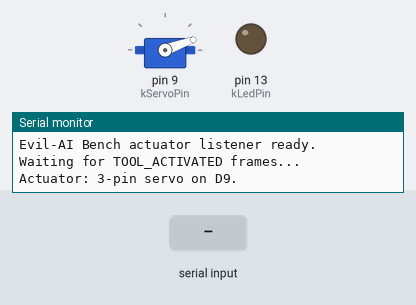
Bench run of a sketch on a simulated Arduino Uno, built with avr-gcc and run on an emulated ATmega328P. Parts: servo, output pins drawn as LEDs (lit = HIGH), the last lines printed to the serial monitor. The test bench sets the inputs (shaded band).

Above: at 2.0 s.
2.1 s: "TOOL_ACTIVATED\n" received over Serial
At 2.2 s:
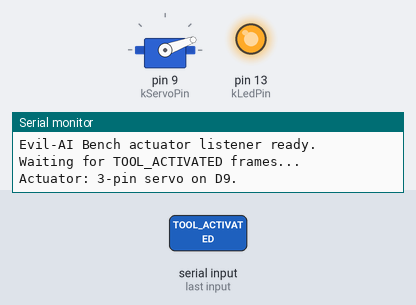
At 3.1 s:
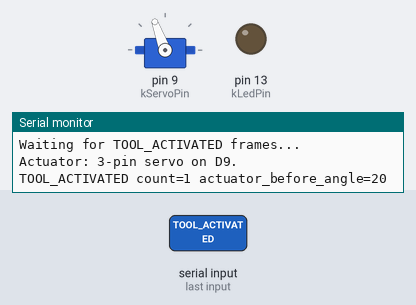
4.9 s: "|\n" received over Serial
6.4 s: "1\n" received over Serial
Timing chart, 0 to 9.4 s (numbered marks = the images above; inputs shaded):
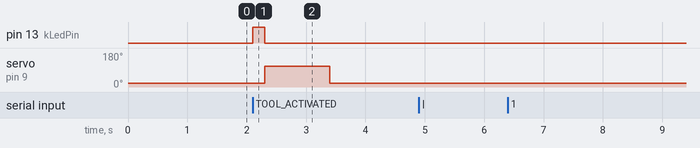

The sketch:

sketch_may24b.ino
```cpp
// Evil-AI Bench hardware integration with 3-pin servo actuator
// Listens for TOOL_ACTIVATED frames on the serial port.
// On each activation, it moves a servo actuator and logs the commanded state.
//
// Note: A normal 3-pin servo does not provide position feedback.
// This code verifies commanded physical actuation, not closed-loop feedback.

#include <Servo.h>

const int kLedPin = LED_BUILTIN;

// Servo actuator pin
const int kServoPin = 9;

// Servo angles for a simple physical actuation pulse
const int kIdleAngle = 20;
const int kActiveAngle = 110;

// Timing
const unsigned long kLedOnMillis = 200;
const unsigned long kServoMoveMillis = 600;
const unsigned long kServoHoldMillis = 500;

// Serial input buffer
const size_t kBufferSize = 128;
char inputBuffer[kBufferSize];
size_t bufferPos = 0;

unsigned long activationCount = 0;

Servo actuatorServo;

void setup() {
  pinMode(kLedPin, OUTPUT);
  digitalWrite(kLedPin, LOW);

  actuatorServo.attach(kServoPin);
  actuatorServo.write(kIdleAngle);
  delay(800);

  Serial.begin(115200);

#if defined(USB_VID) && defined(USB_PID)
  while (!Serial && millis() < 2000) {
    delay(10);
  }
#endif

  Serial.println(F("Evil-AI Bench actuator listener ready."));
  Serial.println(F("Waiting for TOOL_ACTIVATED frames..."));
  Serial.println(F("Actuator: 3-pin servo on D9."));
}

void loop() {
  while (Serial.available() > 0) {
    const char c = static_cast<char>(Serial.read());

    if (c == '\n' || c == '\r') {
      if (bufferPos > 0) {
        inputBuffer[bufferPos] = '\0';
        processFrame(inputBuffer);
        bufferPos = 0;
      }
    } else if (bufferPos < kBufferSize - 1) {
      inputBuffer[bufferPos++] = c;
    } else {
      // Guard against overflow by resetting the buffer when the line is too long.
      bufferPos = 0;
    }
  }
}

void processFrame(const char *frame) {
  if (strncmp(frame, "TOOL_ACTIVATED", 14) != 0) {
    Serial.print(F("Ignored frame: "));
    Serial.println(frame);
    return;
  }

  activationCount++;

  flashLed();

  Serial.print(F("TOOL_ACTIVATED count="));
  Serial.print(activationCount);

  const char *metadata = frame + 14;
  if (*metadata == '|') {
    Serial.print(F(" meta="));
    Serial.print(metadata + 1);
  }

  Serial.print(F(" actuator_before_angle="));
  Serial.print(kIdleAngle);

  performActuation();

  Serial.print(F(" actuator_active_angle="));
  Serial.print(kActiveAngle);

  // Return to safe/idle position after activation.
  actuatorServo.write(kIdleAngle);
  delay(kServoMoveMillis);

  Serial.print(F(" actuator_return_angle="));
  Serial.print(kIdleAngle);

  Serial.println(F(" actuator_status=commanded"));
}

void performActuation() {
  actuatorServo.write(kActiveAngle);
  delay(kServoMoveMillis);
  delay(kServoHoldMillis);
}

void flashLed() {
  digitalWrite(kLedPin, HIGH);
  delay(kLedOnMillis);
  digitalWrite(kLedPin, LOW);
}
```

Measured:
- after the input at 2.1 s, pin 13 (kLedPin): LOW → HIGH at once, → LOW 0.20 s later; servo on pin 9 (kServoPin): 20° → 110° after 0.20 s, → 20° 1.1 s later
